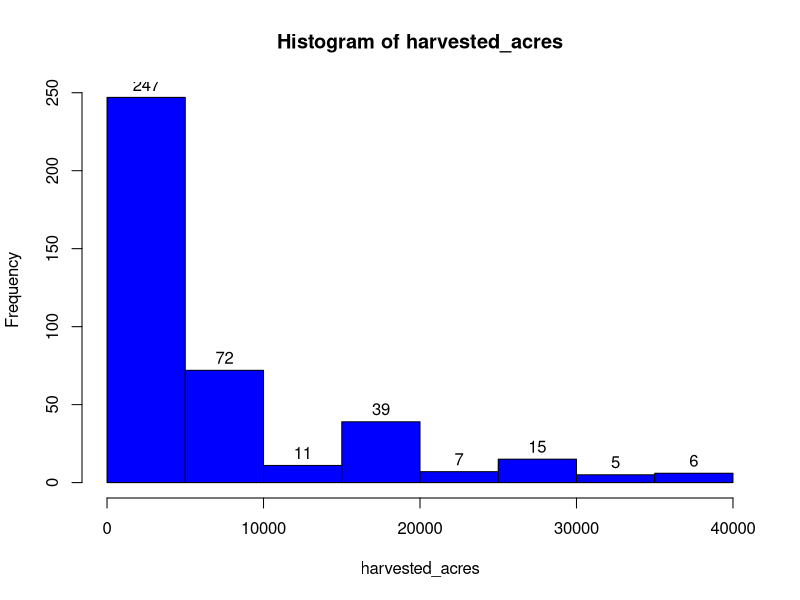
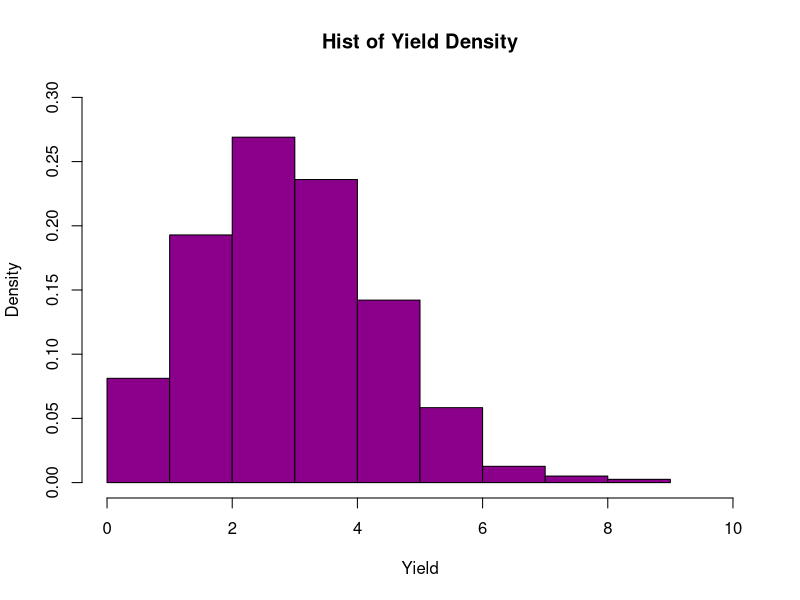
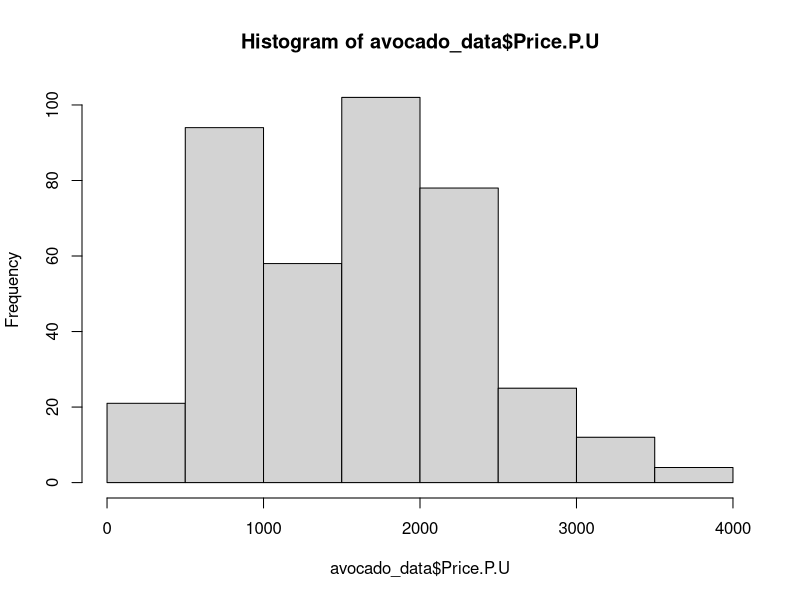
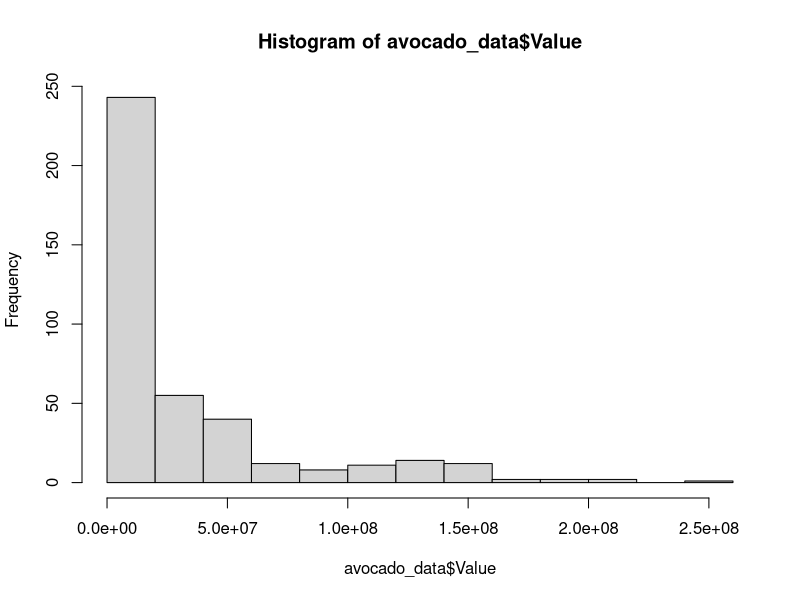
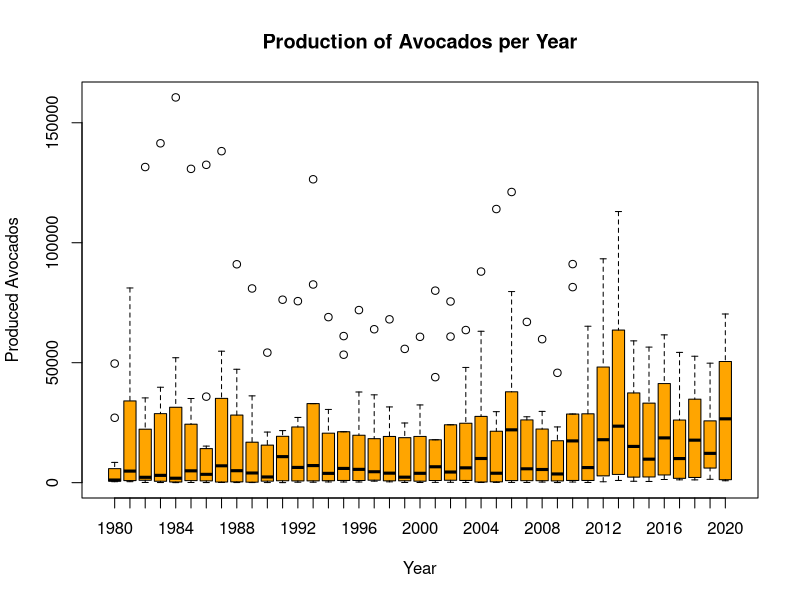

The R source for these figures, in order:
## ---- chunk 1
# add packages you need for this assignment
install.packages('ggplot2')
## ---- chunk 2
knitr::opts_chunk$set(echo = TRUE)
## ---- chunk 3
raw_data <- read.csv("cali_avocados.csv")
avocado_data <- data.frame(raw_data)
## ---- chunk 4
str(avocado_data)
summary(avocado_data)
## ---- chunk 5
which(is.na(avocado_data$Year))
sum(is.na(avocado_data$Year))
## ---- chunk 6
which(is.na(avocado_data$Commodity.Code))
sum(is.na(avocado_data$Commodity.Code))
## ---- chunk 7
which(is.na(avocado_data$Crop.Name))
sum(is.na(avocado_data$Crop.Name))
## ---- chunk 8
which(is.na(avocado_data$County.Code))
sum(is.na(avocado_data$County.Code))
## ---- chunk 9
which(is.na(avocado_data$County))
sum(is.na(avocado_data$County))
## ---- chunk 10
which(is.na(avocado_data$Harvested.Acres))
sum(is.na(avocado_data$Harvested.Acres))
## ---- chunk 11
which(is.na(avocado_data$Yield))
sum(is.na(avocado_data$Yield))
## ---- chunk 12
which(is.na(avocado_data$Production))
sum(is.na(avocado_data$Production))
## ---- chunk 13
which(is.na(avocado_data$Price.P.U))
sum(is.na(avocado_data$Price.P.U))
## ---- chunk 14
which(is.na(avocado_data$Value))
sum(is.na(avocado_data$Value))
## ---- chunk 15
which(is.na(avocado_data))
sum(is.na(avocado_data))
## ---- chunk 16
harvested_acres <- avocado_data$Harvested.Acres
h1 <- hist(harvested_acres, col = "blue")
text(h1$mids, h1$counts, labels = h1$counts, adj = c(0.5, -0.5))
## ---- chunk 17
hist(avocado_data$Yield, ylim = c(0, .3), main = "Hist of Yield Density",
xlab = "Yield", xlim = c(0, 10), 
col = "darkmagenta", freq = FALSE)
## ---- chunk 18

## ---- chunk 19
hist(avocado_data$Price.P.U)
## ---- chunk 20
hist(avocado_data$Value)
## ---- chunk 21
boxplot(Production ~ Year, data = avocado_data, col = "orange",
main = "Production of Avocados per Year", xlab = "Year", ylab =
"Produced Avocados")
## ---- chunk 22
price_mean <- mean(avocado_data$Price.P.U, na.rm = TRUE)
print(price_mean)
## ---- chunk 23
harvest_mean <- mean(avocado_data$Harvested.Acres, na.rm = TRUE)
small_harvest <- subset.data.frame(avocado_data, avocado_data$Harvested.Acres < harvest_mean)
small_harvest_price_mean <- mean(small_harvest$Price.P.U, na.rm = TRUE)
print(small_harvest_price_mean)
## ---- chunk 24
large_harvest <- subset.data.frame(avocado_data, avocado_data$Harvested.Acres > harvest_mean)
large_harvest_price_mean <- mean(large_harvest$Price.P.U, na.rm = TRUE)
print(large_harvest_price_mean)
## ---- chunk 25
t.test(x = avocado_data$Price.P.U, mu = small_harvest_price_mean)

t.test(x = avocado_data$Price.P.U, mu = large_harvest_price_mean)
## ---- chunk 26
acres_production_lm <- lm(Harvested.Acres ~ Production, data = avocado_data)
summary(acres_production_lm)
